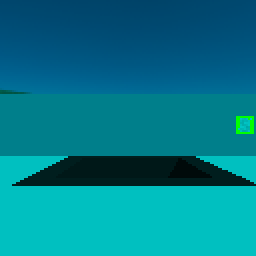
#> input picture controllers/robot0Controller/0 center.png, 128 x 128 px (shown 2 times larger)
$ python -i HSUDetector.py   (imports and definitions only)
#> lines starting #> are read from the running program, lines starting #| are printed output that depends on the picture; after the words box and inside, x2 and y2 are one past the last pixel; in counts of white or black regions, pixels touching at a corner belong together
# Put this at top of code to import HSUreturn(): from HSUfinal import *
# https://github.com/derekgeng15/ArduinoMaze/blob/master/BFS%20Navigation/FINALCOPY.py

import numpy as np
import cv2
import math
import time
# [1 line not run here, left out]

def HSUreturn(img):
	for i in range(1):
		time.sleep(0.5)
		frame = img
		ret = True
		if(ret == True):
		    framecopy = frame.copy()
		    gray = cv2.cvtColor(frame,cv2.COLOR_BGR2GRAY)
		    blur = cv2.GaussianBlur(gray,(5,5),0)
		    ret,thresh = cv2.threshold(blur,40,255,cv2.THRESH_BINARY_INV)
		    threshcopy = thresh.copy()
		    #cv2.imshow("Yoh", threshcopy)
		    if(ret==False):
		        print("Error")
		    ret,contours=cv2.findContours(thresh,cv2.RETR_TREE,cv2.CHAIN_APPROX_SIMPLE)
		    cv2.drawContours(framecopy,contours,-1, (255,0,255),5)
		    contourcopy = framecopy.copy()
		    if(len(contours) !=0):
		        areas = [cv2.contourArea(c) for c in contours]
		        max_index = np.argmax(areas)
		        cnt = contours[max_index]

		        rect = cv2.minAreaRect(cnt)
		        box= cv2.boxPoints(rect)
		        box = np.int0(box)
		        cv2.drawContours(framecopy,[box],0,(255,0,255),8)

		        (x,y) = rect[0]
		        (w,h) = rect[1]
		        angle = rect[2]

		        framew = frame.shape[0]
		        framel = frame.shape[1]

		        diag = int(math.sqrt(((framew)**2) + ((framel)**2)))
		        if(h>w):
		            theta = cv2.getRotationMatrix2D((framel/2,framew/2),(angle),1)

		        else:
		            theta = cv2.getRotationMatrix2D((framel/2,framew/2),(90+(angle)),1)


		        newframe = cv2.warpAffine(frame,theta,(diag,diag))

		        newframecopy = newframe.copy()
		        gray = cv2.cvtColor(newframe,cv2.COLOR_BGR2GRAY)
		        blur = cv2.GaussianBlur(gray,(5,5),0)
		        ret,thresh = cv2.threshold(blur,40,255,cv2.THRESH_BINARY_INV)
		        if ret==False:
		            print("Error")

		        ret,contours=cv2.findContours(thresh,cv2.RETR_TREE,cv2.CHAIN_APPROX_SIMPLE)

		        if(len(contours)>=2):

		            areas = [cv2.contourArea(c) for c in contours]


		            for i in range (1):
		                max_index = np.argmax(areas)
		                areas = np.delete(areas,max_index)

		            max_index = np.argmax(areas)
		            cnt = contours[max_index]


		            x,y,w,h = cv2.boundingRect(cnt)
		            print("x",x)
		            print("y",y)
		            print("w",w)
		            print("h",h)
		            cv2.rectangle(newframecopy, (x,y),(x+w,y+h),(123,255,124),20)

		            row_chop = int(h/3)
		            col_chop = int(w/3)

		            mid_top = newframecopy[y:(y+row_chop),(x+col_chop): (x+2*(col_chop))]
		            mid_bottom = newframecopy[(y+2*row_chop):(y+3*row_chop),(x+col_chop):(x+2*(col_chop))]
		            top_left = newframecopy[y:(y+row_chop), x:(x+col_chop)]
		            top_right = newframecopy[y:(y+row_chop),(x+2*(col_chop)):(x+3*(col_chop))]

		            #Right-Top
		            gray = cv2.cvtColor(top_right,cv2.COLOR_BGR2GRAY)
		            blur = cv2.GaussianBlur(gray,(5,5),0)
		            ret,thresh = cv2.threshold(blur,40,255,cv2.THRESH_BINARY_INV)
		            if ret==False:
		                print("Error")

		            ret,contours_topright=cv2.findContours(thresh,cv2.RETR_TREE,cv2.CHAIN_APPROX_SIMPLE)
		            cv2.drawContours(top_right,contours_topright,-1, (255,0,255),5)

		            #Left-Top
		            gray = cv2.cvtColor(top_left,cv2.COLOR_BGR2GRAY)
		            blur = cv2.GaussianBlur(gray,(5,5),0)
		            ret,thresh = cv2.threshold(blur,40,255,cv2.THRESH_BINARY_INV)
		            if ret==False:
		                print("Error")

		            ret,contours_topleft=cv2.findContours(thresh,cv2.RETR_TREE,cv2.CHAIN_APPROX_SIMPLE)
		            cv2.drawContours(top_right,contours_topleft,-1, (255,0,255),5)

		            #Mid-Top
		            gray = cv2.cvtColor(mid_top,cv2.COLOR_BGR2GRAY)
		            blur = cv2.GaussianBlur(gray,(5,5),0)
		            ret,thresh = cv2.threshold(blur,40,255,cv2.THRESH_BINARY_INV)
		            if ret==False:
		                print("Error")

		            ret,contours_top=cv2.findContours(thresh,cv2.RETR_TREE,cv2.CHAIN_APPROX_SIMPLE)
		            cv2.drawContours(mid_top,contours_top,-1, (255,0,255),5)

		            #Mid-Bottom
		            gray = cv2.cvtColor(mid_bottom,cv2.COLOR_BGR2GRAY)
		            blur = cv2.GaussianBlur(gray,(5,5),0)
		            ret,thresh = cv2.threshold(blur,40,255,cv2.THRESH_BINARY_INV)
		            if ret==False:
		                print("Error")

		            ret,contours_bottom=cv2.findContours(thresh,cv2.RETR_TREE,cv2.CHAIN_APPROX_SIMPLE)
		            cv2.drawContours(mid_top,contours_bottom,-1, (255,0,255),5)

		            if(len(contours_topright)>=1 and len(contours_topleft)>=1):

			            i=0

			            if(len(contours_top)>= 1):
			                i = i+1
			            if(len(contours_bottom)>=1):
			                i = i+1


			            if(i==0):
			                print("H")
			                return("H")
			            if(i==1):
			                print("U")
			                return("U")
			            if(i==2):
			                print("S")
			                return("S")

			            print(i)

			            print("row",row_chop)
			            print("col",col_chop)

			            cv2.imshow("top",mid_top)
			            cv2.imshow("bottom",mid_bottom)
			            cv2.imshow("ajfdskl", newframecopy)

		            else:
			            cv2.imshow("notfullimage", newframecopy)
		        else:
		            cv2.imshow("alsonocontours",newframecopy)
		    else:
		        cv2.imshow("nocontours",framecopy)
		else:
			pass
			#print("Yeet")
	time.sleep(5)
	cv2.destroyAllWindows()
	vd.release()

>>> import cv2
>>> picture = cv2.imread('0 center.png')
#> picture is the input picture: shape (128, 128, 3); mean B, G, R 140.2, 123, 0
#> the loop in HSUreturn, `for i in range(1):` made 1 pass
#> pass 1, in HSUreturn, `gray = cv2.cvtColor(frame,cv2.COLOR_BGR2GRAY)`:
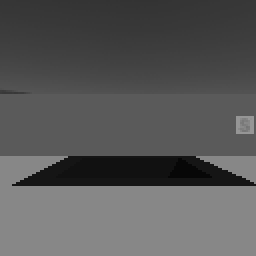
#> gray: shape (128, 128) (shown 2 times larger); min 7, max 150, mean 88.2
#> pass 1, in HSUreturn, `blur = cv2.GaussianBlur(gray,(5,5),0)`:
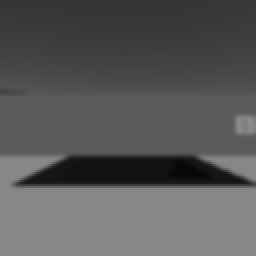
#> blur: shape (128, 128) (shown 2 times larger); min 7, max 142, mean 88.2
#> pass 1, in HSUreturn, `ret,thresh = cv2.threshold(blur,40,255,cv2.THRESH_BINARY_INV)`:
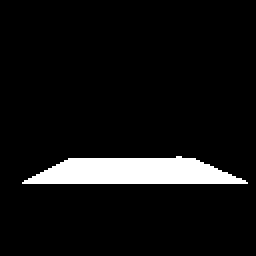
#> thresh: shape (128, 128) (shown 2 times larger); 7.1% white; 1 white region, box (x1, y1, x2, y2) and area: (11, 78, 124, 92) 1164
#> (the run stopped early here; a loop or call above may not have finished)

$ run again, on controllers/robot0Controller/0 left.png
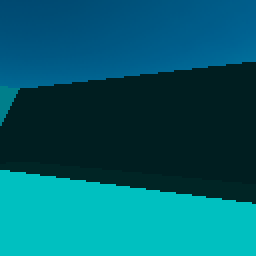
#> input picture controllers/robot0Controller/0 left.png, 128 x 128 px (shown 2 times larger)
#> picture is the input picture: shape (128, 128, 3); mean B, G, R 106.3, 92.6, 0
#> the loop in HSUreturn, `for i in range(1):` made 1 pass
#> pass 1, in HSUreturn, `gray = cv2.cvtColor(frame,cv2.COLOR_BGR2GRAY)`:
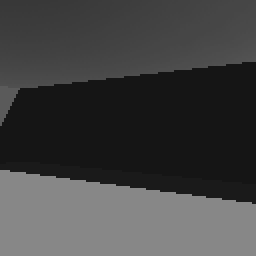
#> gray: shape (128, 128) (shown 2 times larger); min 21, max 135, mean 66.5
#> pass 1, in HSUreturn, `ret,thresh = cv2.threshold(blur,40,255,cv2.THRESH_BINARY_INV)`:
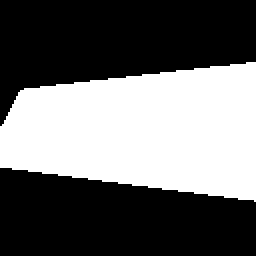
#> thresh: shape (128, 128) (shown 2 times larger); 41.5% white; 1 white region, box (x1, y1, x2, y2) and area: (0, 31, 128, 101) 6794

$ run again, on controllers/robot0Controller/3 0.png
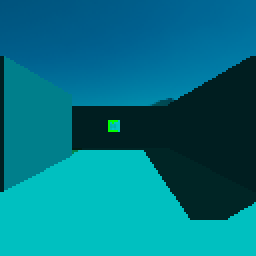
#> input picture controllers/robot0Controller/3 0.png, 128 x 128 px (shown 2 times larger)
#> picture is the input picture: shape (128, 128, 3); mean B, G, R 130.6, 114.4, 0
#> the loop in HSUreturn, `for i in range(1):` made 1 pass
#> pass 1, in HSUreturn, `blur = cv2.GaussianBlur(gray,(5,5),0)`:
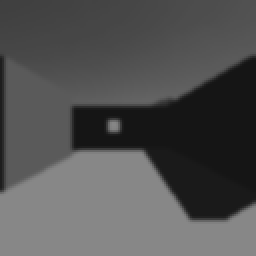
#> blur: shape (128, 128) (shown 2 times larger); min 21, max 135, mean 82.1
#> pass 1, in HSUreturn, `ret,thresh = cv2.threshold(blur,40,255,cv2.THRESH_BINARY_INV)`:
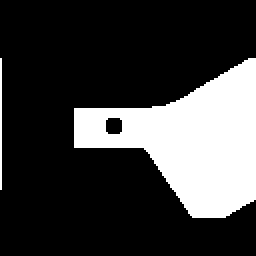
#> thresh: shape (128, 128) (shown 2 times larger); 23.9% white; 2 white regions, box (x1, y1, x2, y2) and area: (37, 29, 128, 109) 3844, (0, 29, 1, 95) 66
